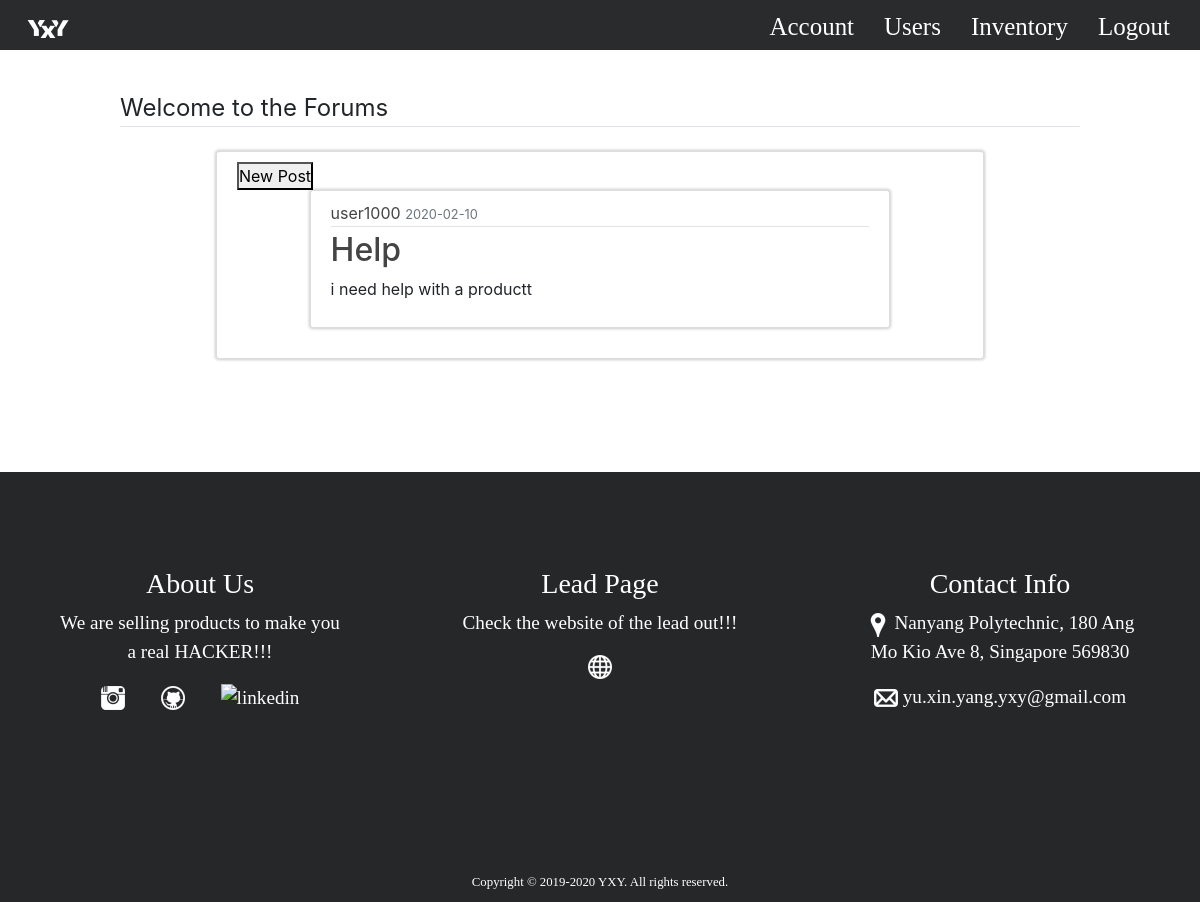
The page /comments (signed in) on the database its author committed.
### shopyP/models.py (models this page shows, shortened)
class Post(db.Model):
    id = db.Column(db.Integer, primary_key=True)
    title = db.Column(db.String(100), nullable=False)
    date_posted = db.Column(db.DateTime, default=datetime.utcnow)
    content = db.Column(db.Text, nullable=False)
    user_id = db.Column(db.Integer, db.ForeignKey('user.id'), nullable=False)

class Person():
    id = db.Column(db.BigInteger, primary_key=True)
    username = db.Column(db.String(20), unique=True, nullable=False)
    email = db.Column(db.String(120), unique=True, nullable=False)
    image_file = db.Column(db.String(20), nullable=False, default='default.jpg')
    password = db.Column(db.String(60), nullable=False)

class User(db.Model, Person, UserMixin):
    deliveryInfo = db.Column(db.Text)
    cart = db.relationship('CartItem', backref='owner')
    posts = db.relationship('Post', backref='author', lazy=True)
    purchaseRecords = db.relationship('purchaseRecord', backref='buyer')

### shopyP/routes.py (the view)
@app.route("/comments", methods=['GET', 'POST'])
def comments():
     posts = Post.query.all()
     return render_template('comments.html',title="comment" , posts=posts)

### shopyP/models.py (called while the page is built)
@login_manager.user_loader # Decorator used to find the user id, so we can perform a match and carry on
def load_user(user_id):
    user_id = int(user_id)
    if user_id >= 10000000000:
        return Admin.query.get(user_id)
    else:
        return User.query.get(user_id)

### shopyP/templates/comments.html (shortened to what this page needs)
{% extends "layout.html" %}
{% block cssJs %}
<link rel="stylesheet" href="{{ url_for('static', filename='css/comments.css')}}">
{% endblock cssJs %}
{% block content %}
<legend class="border-bottom mb-4">Welcome to the Forums</legend>
<div class="content-section">
  <button onclick="window.location.href = '/comments/create';">New Post</button>
  {% for post in posts %}
  <article class="media content-section">
    <div class="media-body">
      <div class="article-metadata">
        <a class="article-title" href="#">{{ post.author.username }}</a>
        <small class="text-muted">{{ post.date_posted.strftime('%Y-%m-%d') }}</small>
      </div>
      <h2><a class="article-title" href="{{ url_for('post', post_id=post.id) }}">{{ post.title }}</a></h2>
      <p class="article-content">{{ post.content }}</p>
    </div>
  </article>
  {% endfor %}
</div>
{% endblock content %}

### shopyP/static/css/init.css (style rules this page uses)
* { margin:0px; padding:0px; }
body { transition: all 0.5s ease-in-out; }
a { text-decoration: none; color: white; }
.content-section { background: #ffffff; padding: 10px 20px; border: 1px solid #dddddd; border-radius: 3px; margin-bottom: 20px; margin-left: 10%; margin-right: 10%; box-shadow: 0 0px 3px 1px rgba(0, 0, 0, 0.2); }

### shopyP/static/css/nav.css (style rules this page uses)
@media only screen and (min-width: 1000px) { body { background-color: white !important; } }

### shopyP/static/css/comments.css (style rules this page uses)
.content-section { background: #ffffff; padding: 10px 20px; border: 1px solid #dddddd; border-radius: 3px; margin-bottom: 20px; }
.article-title { color: #444444; }
.article-content { white-space: pre-line; }
.article-metadata { padding-bottom: 1px; margin-bottom: 4px; border-bottom: 1px solid #e3e3e3 }

### rows shown on the page
Post: author.username "user1000", date_posted "2020-02-10", title "Help", content "i need help with a productt"
